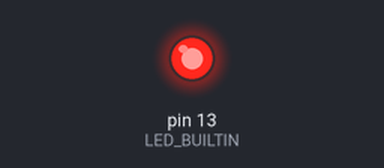
Simulated run of this sketch. Board: Arduino Uno, built with avr-gcc and run on an emulated ATmega328P. Parts: output pins drawn as LEDs (lit = HIGH).

Above: at 0.1 s.
At 0.6 s:
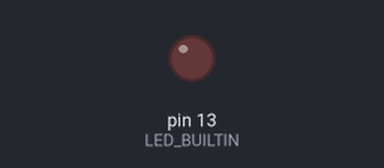
Timing chart, 0 to 2.1 s (numbered marks = the images above):
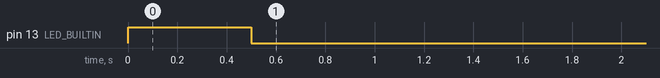

The sketch:

blink.ino
```cpp
void setup() {
  pinMode(LED_BUILTIN, OUTPUT);
  digitalWrite(LED_BUILTIN, HIGH);
  delay(500);
  digitalWrite(LED_BUILTIN, LOW);
  delay(500);
}

void loop() {

}
```
